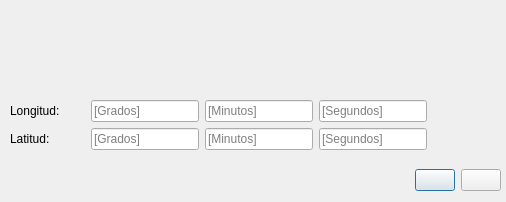
<?xml version="1.0" encoding="UTF-8"?>
<ui version="4.0">
 <class>SigCaceresDialogBase</class>
 <widget class="QDialog" name="SigCaceresDialogBase">
  <property name="geometry">
   <rect>
    <x>0</x>
    <y>0</y>
    <width>506</width>
    <height>202</height>
   </rect>
  </property>
  <property name="windowTitle">
   <string>Búsqueda en grados, minutos y segundos EPSG:4326</string>
  </property>
  <widget class="QLabel" name="label_iconsig">
   <property name="geometry">
    <rect>
     <x>0</x>
     <y>10</y>
     <width>111</width>
     <height>41</height>
    </rect>
   </property>
   <property name="text">
    <string/>
   </property>
   <property name="pixmap">
    <pixmap>:/plugins/buscador_sig_caceres/iconos/logo-sig.png</pixmap>
   </property>
   <property name="scaledContents">
    <bool>true</bool>
   </property>
  </widget>
  <widget class="QLabel" name="label_iconayto">
   <property name="geometry">
    <rect>
     <x>110</x>
     <y>10</y>
     <width>91</width>
     <height>41</height>
    </rect>
   </property>
   <property name="text">
    <string/>
   </property>
   <property name="pixmap">
    <pixmap>:/plugins/buscador_sig_caceres/iconos/logo-ayto.png</pixmap>
   </property>
   <property name="scaledContents">
    <bool>true</bool>
   </property>
  </widget>
  <widget class="QWidget" name="layoutWidget_3">
   <property name="geometry">
    <rect>
     <x>10</x>
     <y>10</y>
     <width>492</width>
     <height>52</height>
    </rect>
   </property>
   <layout class="QHBoxLayout" name="horizontalLayout_3">
    <item>
     <widget class="QLabel" name="label_iconsig_4">
      <property name="maximumSize">
       <size>
        <width>100</width>
        <height>50</height>
       </size>
      </property>
      <property name="text">
       <string/>
      </property>
      <property name="pixmap">
       <pixmap>../../iconos/logo-sig.png</pixmap>
      </property>
      <property name="scaledContents">
       <bool>true</bool>
      </property>
     </widget>
    </item>
    <item>
     <spacer name="horizontalSpacer_7">
      <property name="orientation">
       <enum>Qt::Horizontal</enum>
      </property>
      <property name="sizeHint" stdset="0">
       <size>
        <width>40</width>
        <height>20</height>
       </size>
      </property>
     </spacer>
    </item>
    <item>
     <widget class="QLabel" name="label_iconayto_4">
      <property name="maximumSize">
       <size>
        <width>130</width>
        <height>50</height>
       </size>
      </property>
      <property name="text">
       <string/>
      </property>
      <property name="pixmap">
       <pixmap>../../iconos/logo-ayto.png</pixmap>
      </property>
      <property name="scaledContents">
       <bool>true</bool>
      </property>
     </widget>
    </item>
   </layout>
  </widget>
  <widget class="QWidget" name="verticalLayoutWidget">
   <property name="geometry">
    <rect>
     <x>10</x>
     <y>70</y>
     <width>491</width>
     <height>80</height>
    </rect>
   </property>
   <layout class="QVBoxLayout" name="verticalLayout">
    <item>
     <spacer name="verticalSpacer_2">
      <property name="orientation">
       <enum>Qt::Vertical</enum>
      </property>
      <property name="sizeHint" stdset="0">
       <size>
        <width>20</width>
        <height>40</height>
       </size>
      </property>
     </spacer>
    </item>
    <item>
     <layout class="QHBoxLayout" name="horizontalLayout">
      <item>
       <widget class="QLabel" name="label_10">
        <property name="minimumSize">
         <size>
          <width>75</width>
          <height>0</height>
         </size>
        </property>
        <property name="maximumSize">
         <size>
          <width>100</width>
          <height>16777215</height>
         </size>
        </property>
        <property name="text">
         <string>Longitud:</string>
        </property>
       </widget>
      </item>
      <item>
       <widget class="QLineEdit" name="lineEdit_grados_x">
        <property name="placeholderText">
         <string>[Grados]</string>
        </property>
       </widget>
      </item>
      <item>
       <widget class="QLineEdit" name="lineEdit_minutos_x">
        <property name="text">
         <string/>
        </property>
        <property name="placeholderText">
         <string>[Minutos]</string>
        </property>
       </widget>
      </item>
      <item>
       <widget class="QLineEdit" name="lineEdit_segundos_x">
        <property name="placeholderText">
         <string>[Segundos]</string>
        </property>
       </widget>
      </item>
      <item>
       <spacer name="horizontalSpacer">
        <property name="orientation">
         <enum>Qt::Horizontal</enum>
        </property>
        <property name="sizeHint" stdset="0">
         <size>
          <width>40</width>
          <height>20</height>
         </size>
        </property>
       </spacer>
      </item>
     </layout>
    </item>
    <item>
     <layout class="QHBoxLayout" name="horizontalLayout_2">
      <item>
       <widget class="QLabel" name="label_11">
        <property name="minimumSize">
         <size>
          <width>75</width>
          <height>0</height>
         </size>
        </property>
        <property name="maximumSize">
         <size>
          <width>100</width>
          <height>16777215</height>
         </size>
        </property>
        <property name="text">
         <string>Latitud:</string>
        </property>
       </widget>
      </item>
      <item>
       <widget class="QLineEdit" name="lineEdit_grados_y">
        <property name="placeholderText">
         <string>[Grados]</string>
        </property>
       </widget>
      </item>
      <item>
       <widget class="QLineEdit" name="lineEdit_minutos_y">
        <property name="placeholderText">
         <string>[Minutos]</string>
        </property>
       </widget>
      </item>
      <item>
       <widget class="QLineEdit" name="lineEdit_segundos_y">
        <property name="placeholderText">
         <string>[Segundos]</string>
        </property>
       </widget>
      </item>
      <item>
       <spacer name="horizontalSpacer_2">
        <property name="orientation">
         <enum>Qt::Horizontal</enum>
        </property>
        <property name="sizeHint" stdset="0">
         <size>
          <width>40</width>
          <height>20</height>
         </size>
        </property>
       </spacer>
      </item>
     </layout>
    </item>
   </layout>
  </widget>
  <widget class="QWidget" name="verticalLayoutWidget_2">
   <property name="geometry">
    <rect>
     <x>10</x>
     <y>160</y>
     <width>491</width>
     <height>41</height>
    </rect>
   </property>
   <layout class="QHBoxLayout" name="horizontalLayout_4">
    <item>
     <spacer name="horizontalSpacer_8">
      <property name="orientation">
       <enum>Qt::Horizontal</enum>
      </property>
      <property name="sizeHint" stdset="0">
       <size>
        <width>40</width>
        <height>20</height>
       </size>
      </property>
     </spacer>
    </item>
    <item>
     <widget class="QPushButton" name="pushButton_zoom">
      <property name="sizePolicy">
       <sizepolicy hsizetype="Fixed" vsizetype="Fixed">
        <horstretch>0</horstretch>
        <verstretch>0</verstretch>
       </sizepolicy>
      </property>
      <property name="toolTip">
       <string>Zoom </string>
      </property>
      <property name="text">
       <string/>
      </property>
      <property name="icon">
       <iconset>
        <normaloff>../../iconos/zoom.png</normaloff>../../iconos/zoom.png</iconset>
      </property>
      <property name="iconSize">
       <size>
        <width>30</width>
        <height>30</height>
       </size>
      </property>
     </widget>
    </item>
    <item>
     <widget class="QPushButton" name="pushButton_clean">
      <property name="enabled">
       <bool>true</bool>
      </property>
      <property name="sizePolicy">
       <sizepolicy hsizetype="Fixed" vsizetype="Fixed">
        <horstretch>0</horstretch>
        <verstretch>0</verstretch>
       </sizepolicy>
      </property>
      <property name="toolTip">
       <string>Limpiar</string>
      </property>
      <property name="text">
       <string/>
      </property>
      <property name="icon">
       <iconset>
        <normaloff>../../iconos/clean.png</normaloff>../../iconos/clean.png</iconset>
      </property>
      <property name="iconSize">
       <size>
        <width>30</width>
        <height>30</height>
       </size>
      </property>
     </widget>
    </item>
   </layout>
  </widget>
 </widget>
 <resources/>
 <connections/>
</ui>
